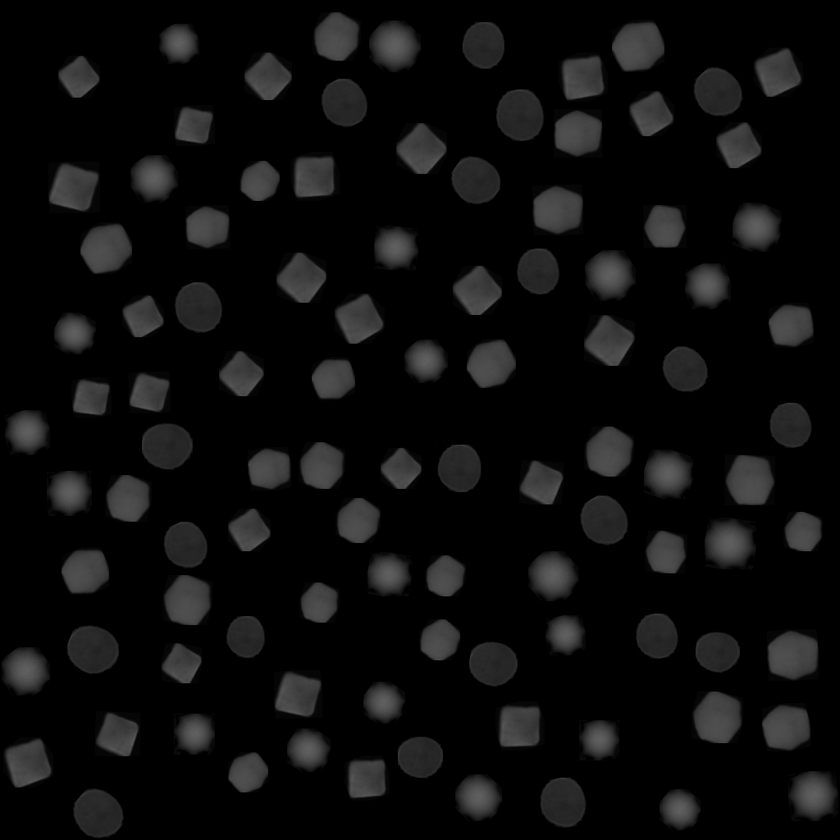
#> input picture image_with_shapes_transformed_100.png, 840 x 840 px, shrunk from 1024 x 1024 before the run, found by its file name
$ python generate_images.py
#> lines starting #> are read from the running program, lines starting #| are printed output that depends on the picture; after the words box and inside, x2 and y2 are one past the last pixel; in counts of white or black regions, pixels touching at a corner belong together

import cv2
import numpy as np
#img="C:/Users/Administrator/Downloads/Achira lab/image_with_shapes.png"
img ='C:/Users/Administrator/Downloads/Achira lab/image_with_shapes_transformed_100.png' ## directory for image generated with 25 shapes each
img=cv2.imread(img,cv2.IMREAD_GRAYSCALE)
#> img is the input picture: shape (840, 840); min 0, max 97, mean 12.7
_, threshold=cv2.threshold(img, 25, 255, cv2.THRESH_BINARY)
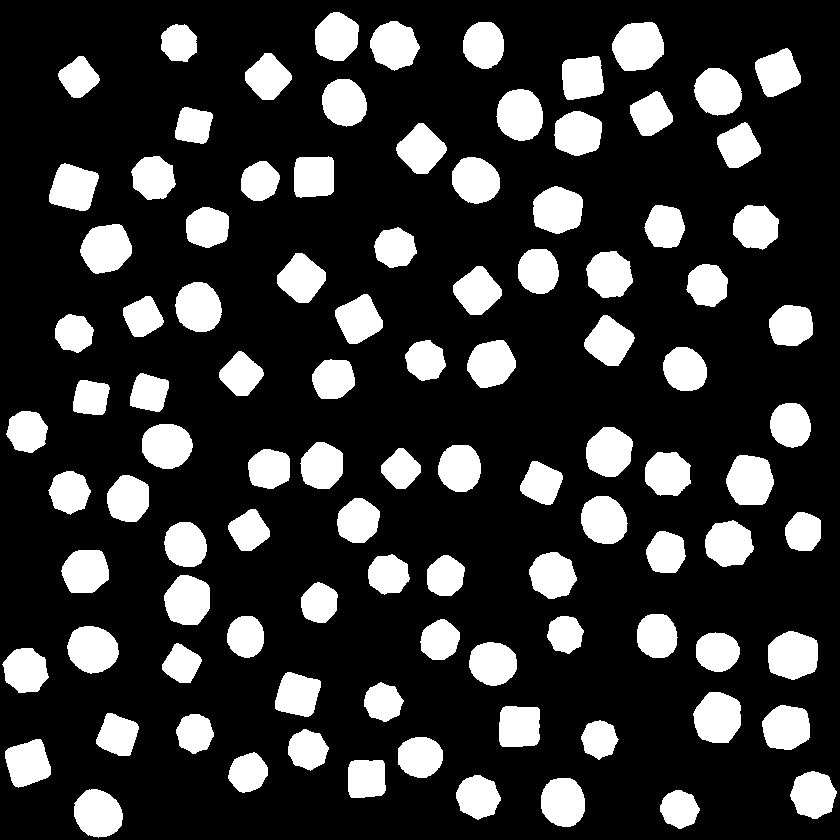
#> threshold: shape (840, 840); 21% white; 100 white regions
# Apply morphological operation (dilation) to smooth the edges
#kernel = np.ones((2,2), np.uint8)
#smoothed_img = cv2.dilate(threshold, kernel, iterations=5)

contours, _ = cv2.findContours(threshold, cv2.RETR_TREE, cv2.CHAIN_APPROX_SIMPLE)
#> contours = 100 contours; largest, box (x1, y1, x2, y2) and area: (612, 22, 664, 71) 1935, (768, 631, 818, 680) 1894, (693, 692, 741, 743) 1876, (80, 224, 132, 274) 1866, (496, 89, 543, 141) 1850
contour_img = cv2.cvtColor(threshold, cv2.COLOR_GRAY2BGR)  # Convert to BGR for drawing contours
#> contour_img: shape (840, 840, 3); 21% white; 100 white regions, largest, box (x1, y1, x2, y2) and area: (612, 22, 664, 71) 2009, (768, 631, 818, 680) 1969, (693, 692, 741, 743) 1949
cv2.drawContours(contour_img, contours, -1, (0, 255, 0), 1)  # Draw all contours with green color and thickness 3
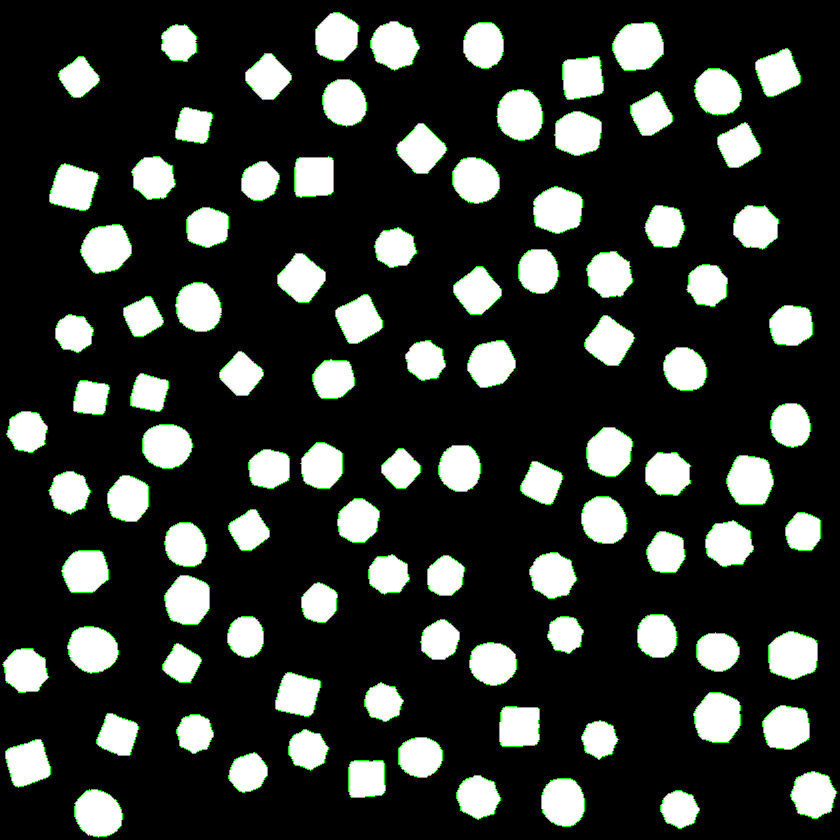
#> contour_img: shape (840, 840, 3); mean B, G, R 49.1, 53.6, 49.1

circle = cv2.imread("C:/Users/Administrator/Downloads/Achira lab/input_images/input_images/disc.tif", cv2.IMREAD_GRAYSCALE)
hexagon = cv2.imread('C:/Users/Administrator/Downloads/Achira lab/input_images/input_images/hexagon.tif', cv2.IMREAD_GRAYSCALE)
square = cv2.imread('C:/Users/Administrator/Downloads/Achira lab/input_images/input_images/square.tif', cv2.IMREAD_GRAYSCALE)
gear = cv2.imread('C:/Users/Administrator/Downloads/Achira lab/input_images/input_images/gear.tif', cv2.IMREAD_GRAYSCALE)

# Initialize lists to store shape labels
shape_labels = [square, gear, hexagon, circle]
N=10   ## each shape repeatation
k=4 ## no .of shapes
# Loop over contours to label shapes and draw labels
for contour in contours:
    # Approximate the contour with polygonal curves
    epsilon = 0.038* cv2.arcLength(contour, True)  # Adjust the epsilon value as needed
    approx = cv2.approxPolyDP(contour, epsilon, True)
    #num_vertices = len(contour)
    # Determine the number of vertices in the approximated contour
    num_sides = len(approx)
    #print(num_sides)
    # Label shapes based on the number of vertices
    if 4>= num_sides:
        current_shape_label='Square'

    elif 6>=num_sides >4:
        current_shape_label='Hexagon'

    elif 8>=num_sides > 6:
        current_shape_label='Gear'

    else:
        current_shape_label='Circle'  # Assuming all other contours are circular

    # Draw the approximated contour on the image
    cv2.polylines(contour_img, [approx], True, (0, 0, 255), 1)  # Draw the approximated contour in red with thickness 1

    # Get the centroid of the contour
    M = cv2.moments(approx)
    cX = int(M["m10"] / M["m00"])
    cY = int(M["m01"] / M["m00"])

    # Calculate the position for writing the label
    label_pos = (cX-10 , cY)  # Adjust the offset (10 pixels to the right of the centroid)

    # Write the label on the image
    cv2.putText(contour_img, current_shape_label, label_pos, cv2.FONT_HERSHEY_SIMPLEX, 0.3, (0, 0, 0), 1)
#> this loop made 100 passes
#> (epsilon, approx, num_sides, current_shape_label, cX, cY, label_pos) on passes 6, 8, 13, 14, 18, 20, 39: (5.3, [[351, 761], [350, 796], [381, 795], [383, 761]], 4, 'Square', 366, 778, (356, 778)), (6.04, [[40, 739], [5, 751], [15, 786], [50, 774]], 4, 'Square', 27, 762, (17, 762)), (5.4, [[107, 713], [96, 743], [129, 755], [137, 724]], 4, 'Square', 117, 733, (107, 733)), (5.79, [[503, 707], [500, 744], [536, 744], [539, 709]], 4, 'Square', 519, 725, (509, 725)), (5.9, [[285, 673], [275, 708], [310, 715], [320, 681]], 4, 'Square', 297, 694, (287, 694)), (4.77, [[176, 643], [162, 669], [190, 682], [201, 659]], 4, 'Square', 181, 663, (171, 663)), (4.99, [[255, 509], [228, 525], [241, 550], [269, 536]], 4, 'Square', 248, 529, (238, 529))
#> (epsilon, num_sides, current_shape_label, cX, cY, label_pos) on passes 1, 2, 3, 4, 5, 7: (4.83, 8, 'Gear', 679, 808, (669, 808)), (6.12, 6, 'Hexagon', 96, 813, (86, 813)), (5.89, 7, 'Gear', 563, 802, (553, 802)), (5.58, 8, 'Gear', 477, 796, (467, 796)), (5.96, 8, 'Gear', 813, 794, (803, 794)), (4.89, 6, 'Hexagon', 247, 773, (237, 773))
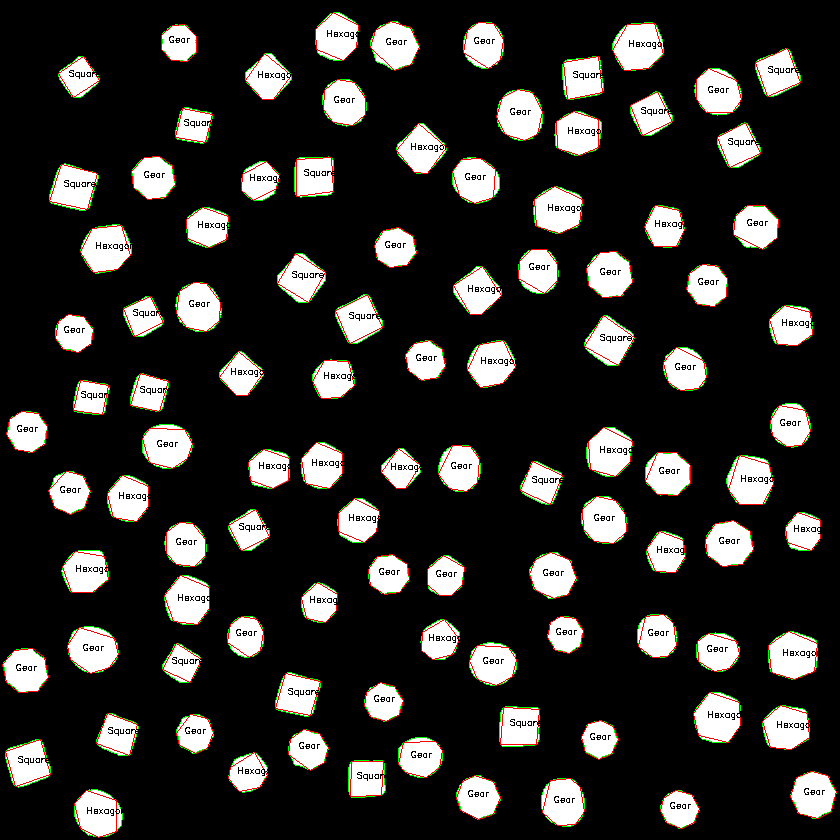
#> contour_img: shape (840, 840, 3); 2.68% of pixels changed, all inside (x1, y1, x2, y2) = (2, 12, 837, 838)

# Display the image with contours and labeled shapes
cv2.imshow('Threshold', threshold)
cv2.imshow('Image with Contours and Labeled Shapes', contour_img)
cv2.imwrite('before_cotour.png', threshold)
cv2.imwrite('after_contour.png', contour_img)

cv2.waitKey(0)
cv2.destroyAllWindows()

$ run again, with generated_image_1.png copied over image_with_shapes_transformed_100.png
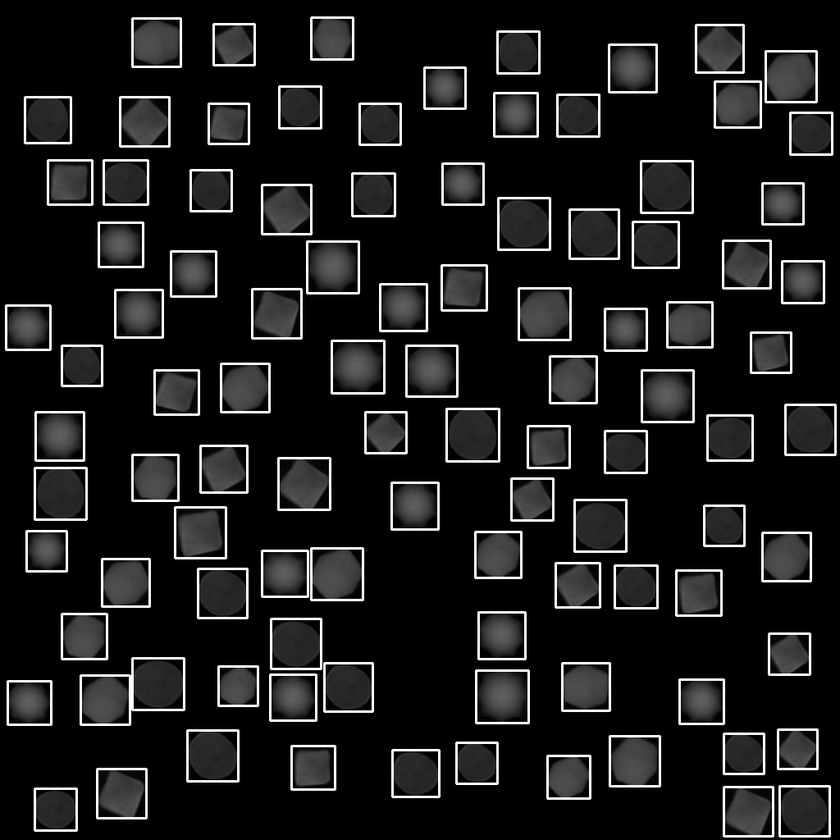
#> input picture generated_image_1.png, 840 x 840 px, shrunk from 1024 x 1024 before the run, found by its file name
#> img is the input picture: shape (840, 840); min 0, max 255, mean 27.8
#> `_, threshold=cv2.threshold(img, 25, 255, cv2.THRESH_BINARY)`:
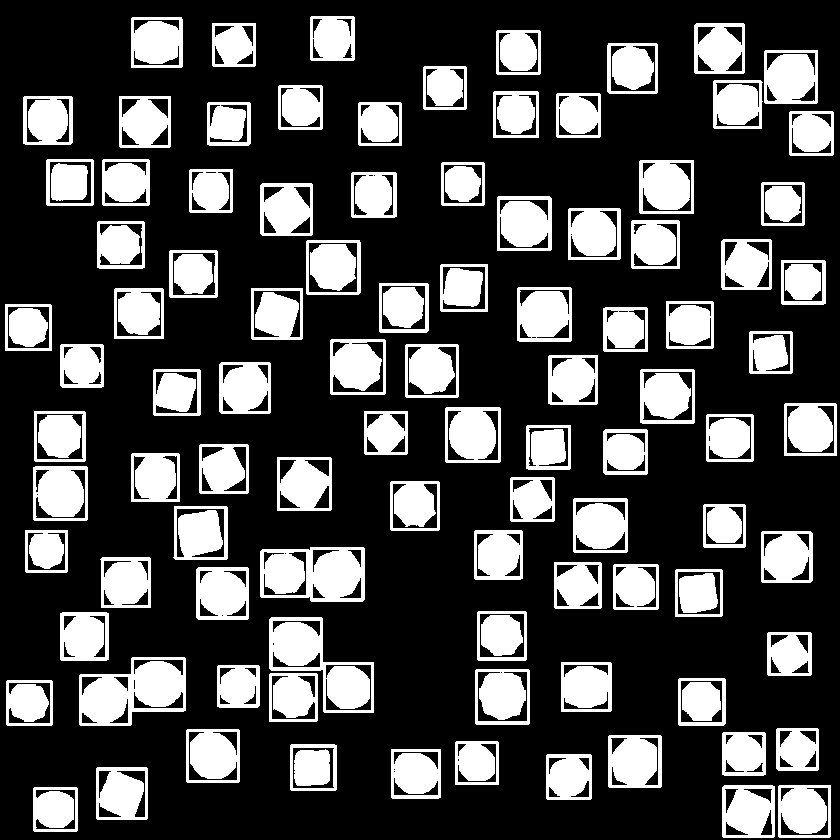
#> threshold: shape (840, 840); 28.4% white; 110 white regions
#> contours = 350 contours, 15 with area under 20; largest, box (x1, y1, x2, y2) and area: (79, 657, 186, 726) 5565, (269, 617, 374, 713) 5310, (260, 547, 365, 602) 5308, (445, 407, 501, 463) 3023, (330, 339, 386, 395) 3023
#> the loop `for contour in contours:` made 350 passes
#> (epsilon, approx, num_sides, current_shape_label, cX, cY, label_pos) on passes 1, 3, 5, 6: (6.6, [[34, 787], [33, 830], [76, 831], [77, 788]], 4, 'Square', 55, 809, (45, 809)), (7.84, [[779, 785], [778, 836], [829, 837], [830, 785]], 4, 'Square', 804, 810, (794, 810)), (1.84, [[780, 800], [781, 787], [794, 788]], 3, 'Square', 785, 791, (775, 791)), (7.79, [[724, 785], [722, 836], [773, 837], [774, 786]], 4, 'Square', 748, 811, (738, 811))
#> after the loop `for contour in contours:`:
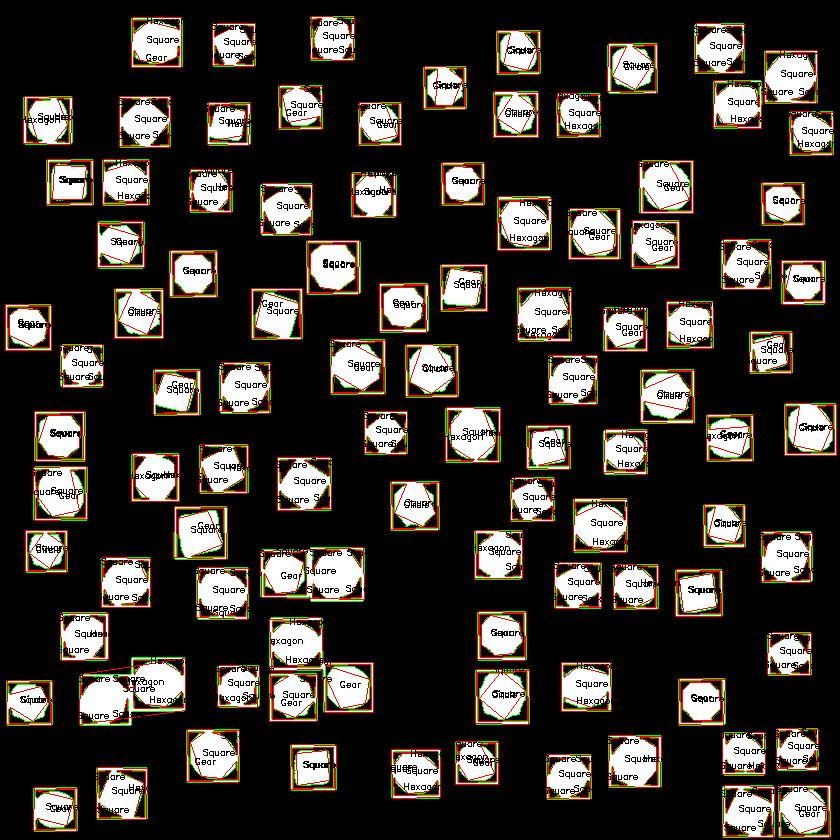
#> contour_img: shape (840, 840, 3); mean B, G, R 46.3, 53.9, 60.9

$ run again, with generated_image_3.png copied over image_with_shapes_transformed_100.png
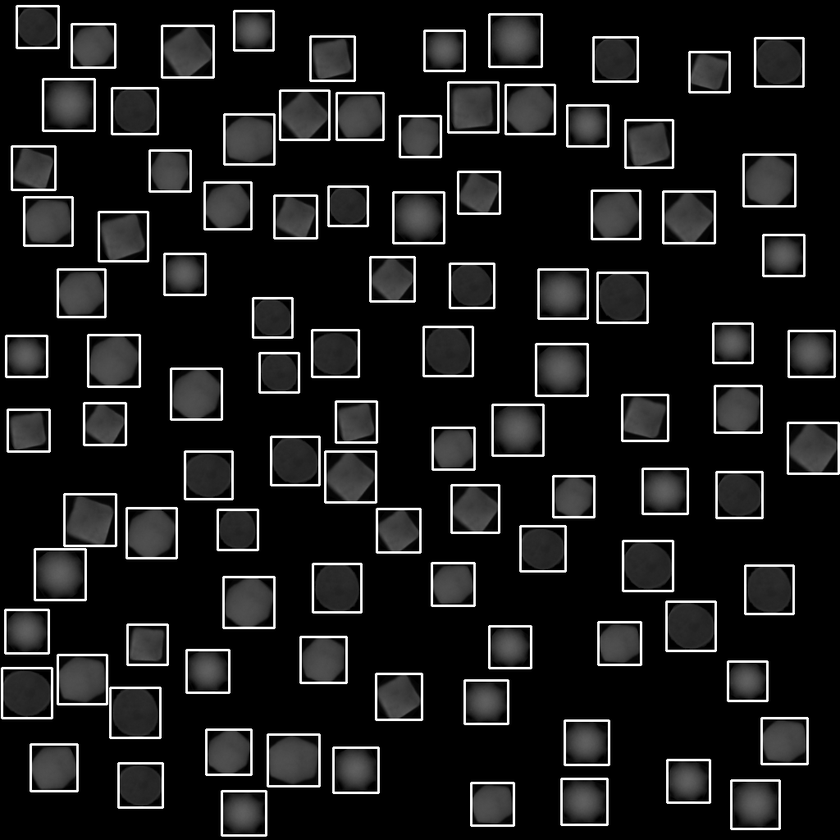
#> input picture generated_image_3.png, 840 x 840 px, shrunk from 1024 x 1024 before the run, found by its file name
#> img is the input picture: shape (840, 840); min 0, max 255, mean 28.3
#> `_, threshold=cv2.threshold(img, 25, 255, cv2.THRESH_BINARY)`:
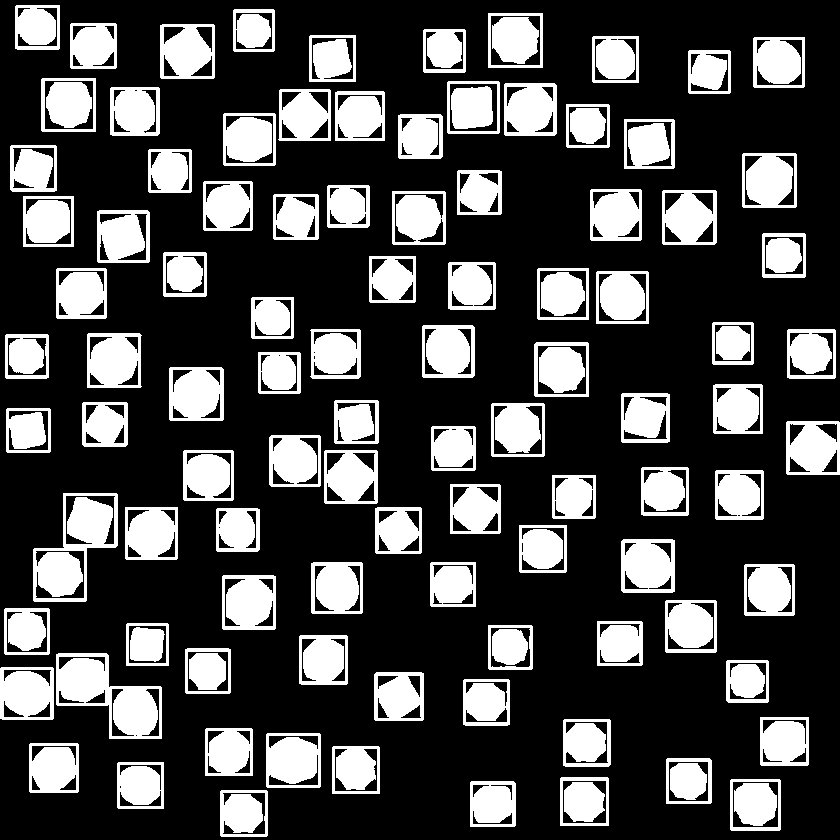
#> threshold: shape (840, 840); 28.5% white; 112 white regions
#> contours = 355 contours, 11 with area under 20; largest, box (x1, y1, x2, y2) and area: (33, 493, 118, 602) 5744, (56, 653, 162, 739) 5420, (488, 13, 543, 68) 2916, (266, 733, 321, 788) 2914, (742, 153, 797, 208) 2914
#> the loop `for contour in contours:` made 355 passes
#> (epsilon, approx, num_sides, current_shape_label, cX, cY, label_pos) on passes 1, 3, 5, 6: (6.98, [[221, 790], [220, 835], [266, 836], [267, 791]], 4, 'Square', 243, 813, (233, 813)), (6.75, [[471, 781], [470, 826], [514, 826], [515, 783]], 4, 'Square', 492, 803, (482, 803)), (2.69, [[490, 785], [511, 784], [512, 799], [507, 787]], 4, 'Square', 506, 787, (496, 787)), (1.99, [[472, 796], [473, 784], [489, 785], [483, 786]], 4, 'Square', 476, 788, (466, 788))
#> after the loop `for contour in contours:`:
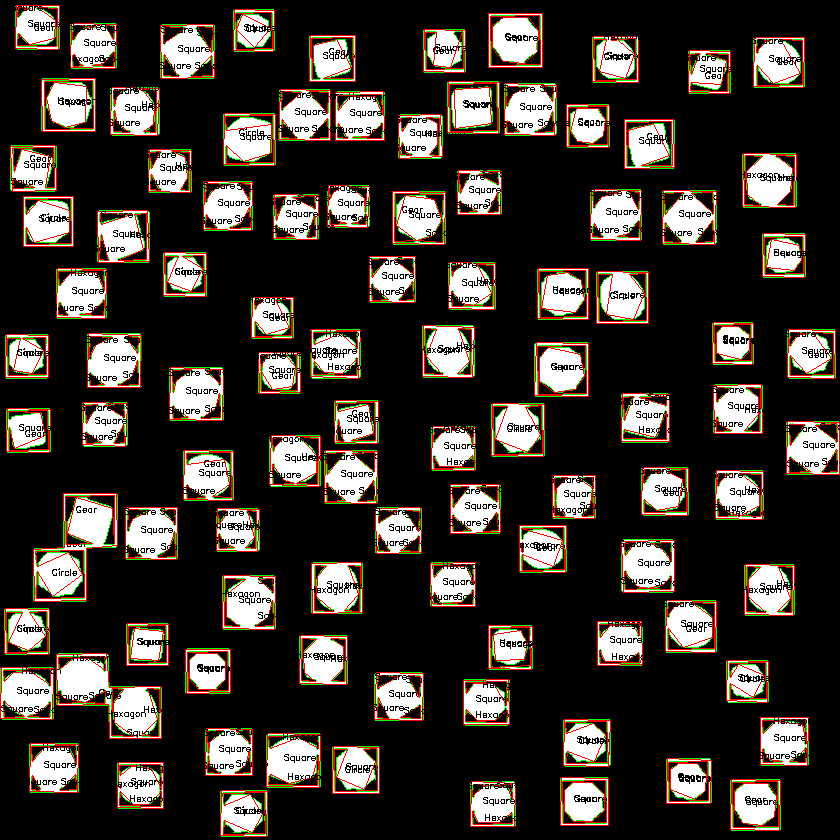
#> contour_img: shape (840, 840, 3); mean B, G, R 46.5, 53.9, 61.2
